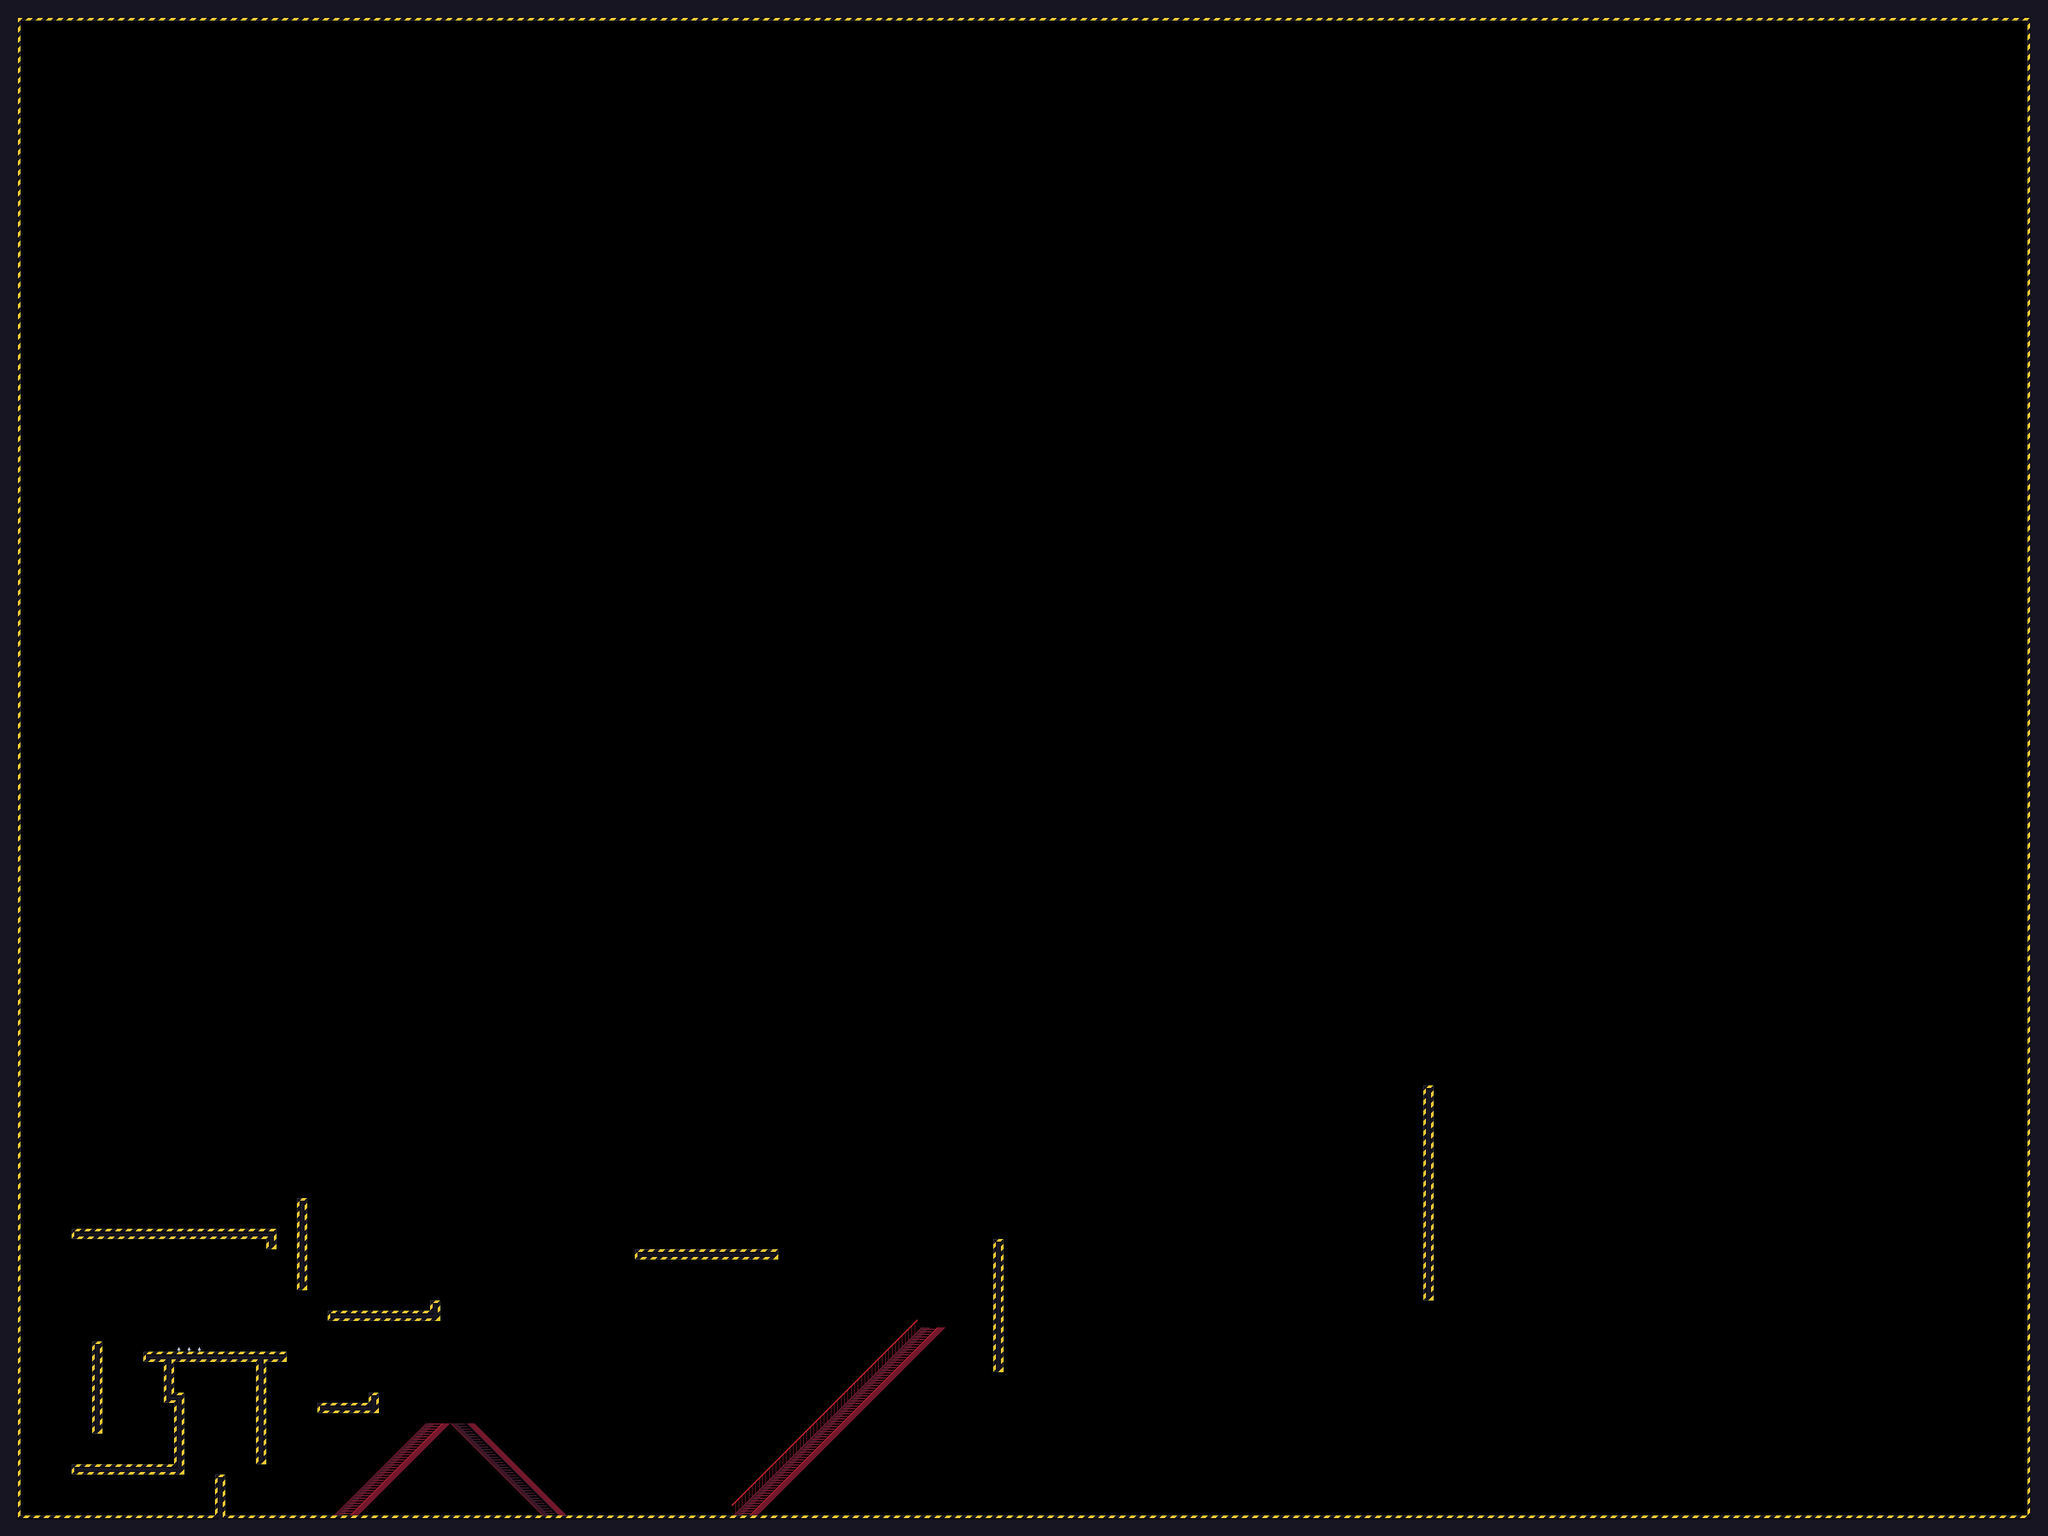

The image is a tile-based game level rendered from a .tmx file. Its description and source (layers, tilesets, objects; grid data summarised) follow:
An orthogonal 200x150 tile map with 16x16 px tiles, 4 tile layers (TrapLayer, BaseLayerLow, BaseLayerLowTwo, BaseLayerHigh), 10 tilesets and 23 objects (ActorSpawn, EscapePortal).

<map version="1.10" tiledversion="1.11.2" orientation="orthogonal" renderorder="left-up" width="200" height="150" tilewidth="16" tileheight="16" infinite="0" nextlayerid="9" nextobjectid="140">
 <properties>
  <property name="InitialPlayerTime" type="float" value="72000" />
  <property name="RegularOrbBonus" type="float" value="5" />
 </properties>
 <tileset firstgid="1" source="Bridge.tsx" />
 <tileset firstgid="64" source="Bushes.tsx" />
 <tileset firstgid="183" source="Construction.tsx" />
 <tileset firstgid="302" source="ConstructionOverlay.tsx" />
 <tileset firstgid="446" source="Ledges.tsx" />
 <tileset firstgid="509" source="Main.tsx" />
 <tileset firstgid="707" source="Pavement.tsx" />
 <tileset firstgid="826" source="Stairways.tsx" />
 <tileset firstgid="1148" source="Walls.tsx" />
 <tileset firstgid="1566" source="SpikeSingleActivated.tsx" />
 <layer id="5" name="TrapLayer" width="200" height="150">
  <data>[30000 cells, 3 non-empty, 1 distinct tile ids]</data>
 </layer>
 <layer id="1" name="BaseLayerLow" width="200" height="150">
  <data>[30000 cells, 1715 non-empty, 47 distinct tile ids]</data>
 </layer>
 <layer id="8" name="BaseLayerLowTwo" width="200" height="150">
  <data>[30000 cells, 56 non-empty, 11 distinct tile ids]</data>
 </layer>
 <layer id="7" name="BaseLayerHigh" width="200" height="150">
  <data>[30000 cells, 54 non-empty, 18 distinct tile ids]</data>
 </layer>
 <objectgroup id="2" name="Colliders" visible="0">
  <object id="51" x="144" y="2240">
   <polygon points="0,0 16,0 16,-144 0,-144" />
  </object>
  <object id="66" x="336" y="2368">
   <polygon points="0,0 0,-64 16,-64 16,0" />
  </object>
  <object id="87" x="464" y="1872">
   <polygon points="0,0 0,144 16,144 16,0" />
  </object>
  <object id="89" x="512" y="2064">
   <polygon points="0,0 0,-16 160,-16 160,-32 176,-32 176,0" />
  </object>
  <object id="90" x="496" y="2192">
   <polygon points="0,0 80,0 80,-16 96,-16 96,16 0,16" />
  </object>
  <object id="91" x="112" y="1920">
   <polygon points="0,0 320,0 320,32 304,32 304,16 0,16" />
  </object>
  <object id="93" x="112" y="2304">
   <polygon points="0,0 0,-16 160,-16 160,-112 144,-112 144,-176 112,-176 112,-192 336,-192 336,-176 304,-176 304,-16 288,-16 288,-176 160,-176 160,-128 176,-128 176,0" />
  </object>
  <object id="130" x="16" y="2384">
   <polygon points="0,0 0,-2368 3168,-2368 3168,0 3152,0 3152,-2352 16,-2352 16,0 0,0" />
  </object>
  <object id="131" x="32" y="2368">
   <polygon points="0,0 3136,0 3136,16 0,16" />
  </object>
  <object id="133" x="544" y="2368">
   <polygon points="0,0 144,-144 176,-144 320,0" />
  </object>
  <object id="135" x="992" y="1968">
   <polygon points="0,0 0,-16 224,-16 224,0" />
  </object>
  <object id="137" x="1168" y="2368">
   <polygon points="0,0 288,-288 296,-296 308,-296 312,-296 16,0" />
  </object>
  <object id="138" x="1552" y="2144">
   <polygon points="0,0 0,-208 16,-208 16,0" />
  </object>
  <object id="139" x="2224" y="2032">
   <polygon points="0,0 0,-336 16,-336 16,0" />
  </object>
 </objectgroup>
 <objectgroup id="3" name="Points">
  <object id="94" name="ActorSpawn" x="193" y="2265">
   <point />
  </object>
  <object id="101" name="EscapePortal" x="1072" y="2368">
   <point />
  </object>
 </objectgroup>
 <objectgroup color="#0000ff" id="6" name="MovingPlatforms">
  <object id="120" x="246" y="1790">
   <properties>
    <property name="AtlasName" value="Construction" />
    <property name="BodyTileID" type="int" value="35" />
    <property name="Depth" type="int" value="80" />
    <property name="ExpressionX" value="3*cos(t*2)" />
    <property name="ExpressionY" value="3*sin(t*2)" />
    <property name="IsVertical" type="bool" value="false" />
    <property name="LeftOrBottomCornerTileID" type="int" value="52" />
    <property name="RightOrTopCornerTileID" type="int" value="18" />
    <property name="Size" type="int" value="4" />
   </properties>
   <point />
  </object>
  <object id="128" x="1376" y="1808">
   <properties>
    <property name="AtlasName" value="Construction" />
    <property name="BodyTileID" type="int" value="89" />
    <property name="Depth" type="int" value="80" />
    <property name="ExpressionX" value="27.1*(arg(t))*1.1^(-(arg(t)) - 25)" />
    <property name="ExpressionY" value="0" />
    <property name="IsVertical" type="bool" value="false" />
    <property name="LeftOrBottomCornerTileID" type="int" value="88" />
    <property name="RightOrTopCornerTileID" type="int" value="90" />
    <property name="Size" type="int" value="5" />
    <property name="arg" value="sin(pi*frac(t/2) - (pi / 2)) * 40 + 40" />
   </properties>
   <point />
  </object>
  <object id="129" x="2544" y="1840">
   <properties>
    <property name="AtlasName" value="Construction" />
    <property name="BodyTileID" type="int" value="89" />
    <property name="Depth" type="int" value="80" />
    <property name="ExpressionX" value="10*cos(t*2)" />
    <property name="ExpressionY" value="0 " />
    <property name="IsVertical" type="bool" value="false" />
    <property name="LeftOrBottomCornerTileID" type="int" value="88" />
    <property name="RightOrTopCornerTileID" type="int" value="90" />
    <property name="Size" type="int" value="5" />
   </properties>
   <point />
  </object>
 </objectgroup>
 <objectgroup color="#ff0000" id="4" name="RegularOrbs">
  <object id="95" x="368" y="2016">
   <point />
  </object>
  <object id="96" x="288" y="2032">
   <point />
  </object>
  <object id="97" x="448" y="2048">
   <point />
  </object>
  <object id="98" x="352" y="2080">
   <point />
  </object>
 </objectgroup>
</map>
